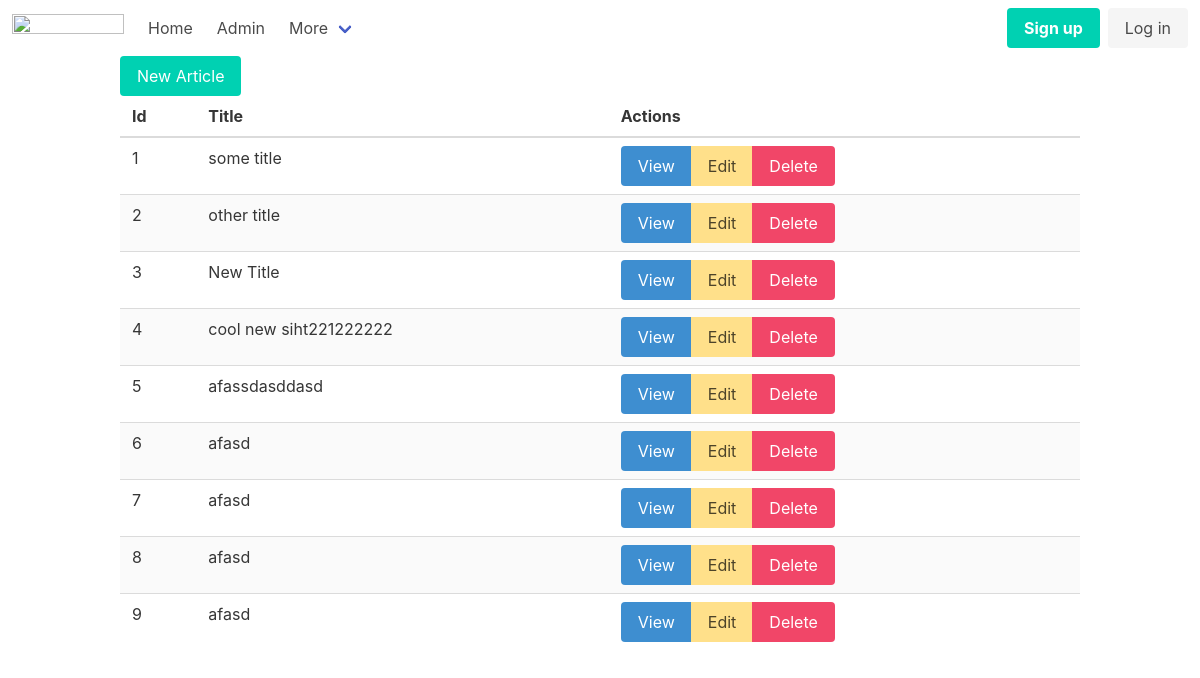
Page /admin/articles on the earlier database version.
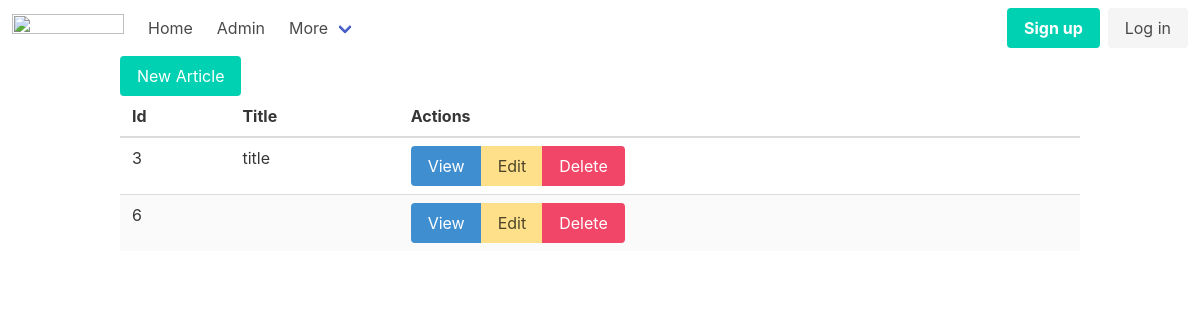
Same page on the later database version.
### tables this page shows
CREATE TABLE articles
(
    id    integer
        primary key autoincrement,
    title text,
    body  text
);

### helpers.php (called while the page is built, shortened)
<?php
function view($viewName, $vars = []){
    extract($vars);
    include __DIR__ . "/views/$viewName.php";
}

### src/Controllers/ArticlesController.php (called while the page is built, shortened)
<?php
class ArticlesController {
    public function index(){
        $articles = Article::all();
        view('articles/index', compact('articles'));
    }
}

### src/DB.php (called while the page is built, shortened)
<?php
class DB {
    private $conn;
    public function __construct(){
        try {
            $this->conn = new PDO("sqlite:db.sqlite");
            $this->conn->setAttribute(PDO::ATTR_ERRMODE, PDO::ERRMODE_EXCEPTION);
        } catch(PDOException $e) {
            echo "Connection failed: " . $e->getMessage();
        }
    }
    public function all($table, $class){
        $stmt = $this->conn->prepare("SELECT * FROM $table");
        $stmt->execute();
        $stmt->setFetchMode(PDO::FETCH_CLASS, $class);
        return $stmt->fetchAll();
    }
}

### src/Models/Model.php (called while the page is built, shortened)
<?php
class Model {
    public static $table;
    public static function all(){
        $db = new DB();
        return $db->all(static::$table, static::class);
    }
}

### views/articles/index.php (the view)
<?php include __DIR__ . '/../partials/header.php'; ?>
<div class="container">
        <a href="/admin/articles/new" class="button is-primary">New Article</a>
        <table class="table is-striped is-fullwidth">
            <thead>
                <th>Id</th>
                <th>Title</th>
                <th>Actions</th>
            </thead>
            <tbody>
                <?php foreach($articles as $article): ?>
                    <tr>
                        <td><?=$article->id?></td>
                        <td><?=$article->title?></td>
                        <td>
                            <div class="buttons has-addons">
                                <a class="button is-info" href="/admin/articles/view?id=<?=$article->id?>">View</a>
                                <a class="button is-warning" href="/admin/articles/edit?id=<?=$article->id?>">Edit</a>
                                <a class="button is-danger" href="/admin/articles/delete?id=<?=$article->id?>">Delete</a>
                            </div>
                        </td>
                    </tr>
                <?php endforeach; ?>
            </tbody>
        </table>
</div>
<?php include __DIR__ .  '/../partials/footer.php'; ?>

Differences in the rows shown:
removed articles: id "1", title "some title"
removed articles: id "2", title "other title"
removed articles: id "4", title "cool new siht221222222"
removed articles: id "5", title "afassdasddasd"
removed articles: id "7", title "afasd"
removed articles: id "8", title "afasd"
removed articles: id "9", title "afasd"
changed articles id 3: title "New Title" → "title"
changed articles id 6: title "afasd" → (not shown)
